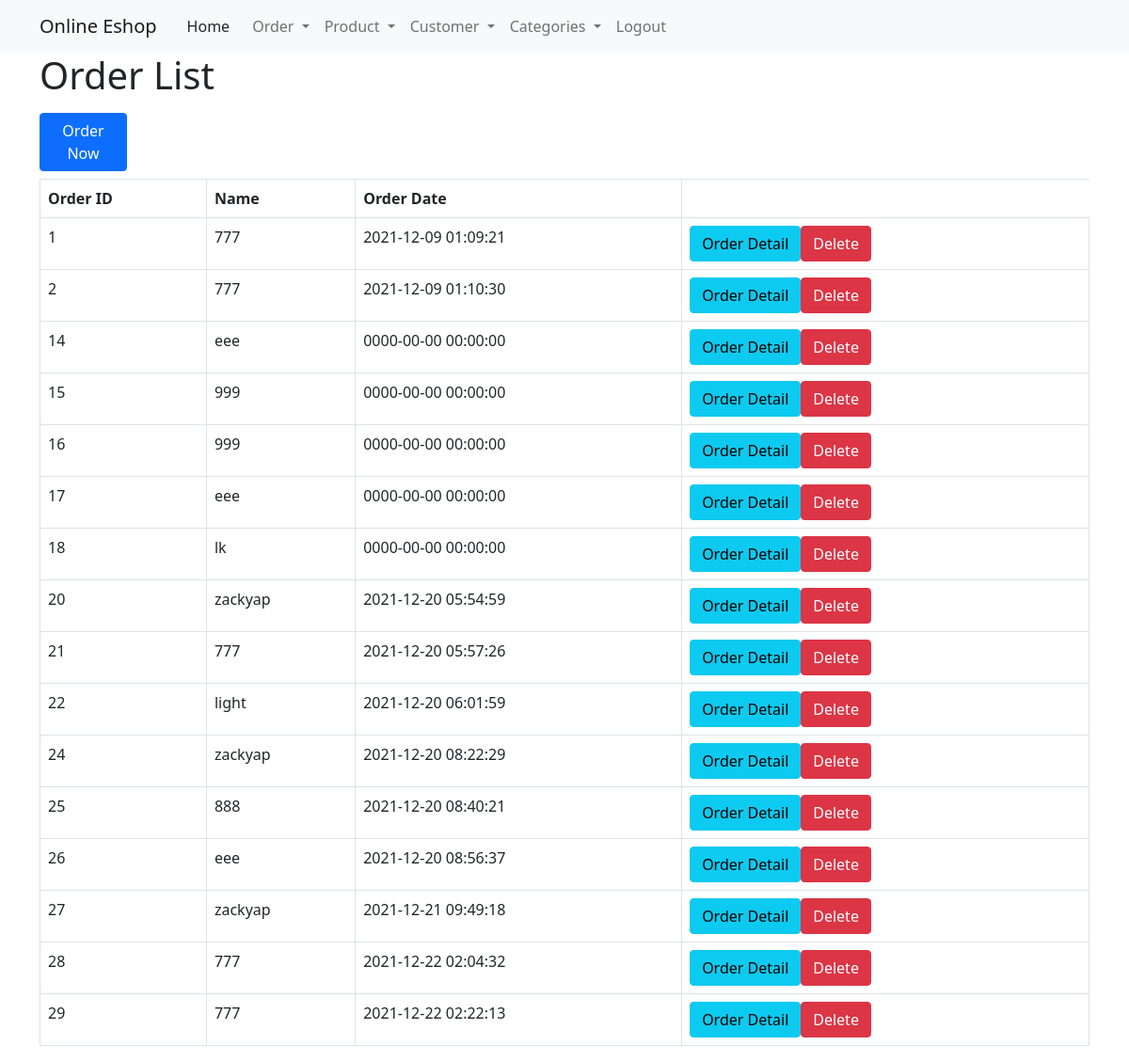
Before: /eshop/order_list.php (signed in) with the older database file.
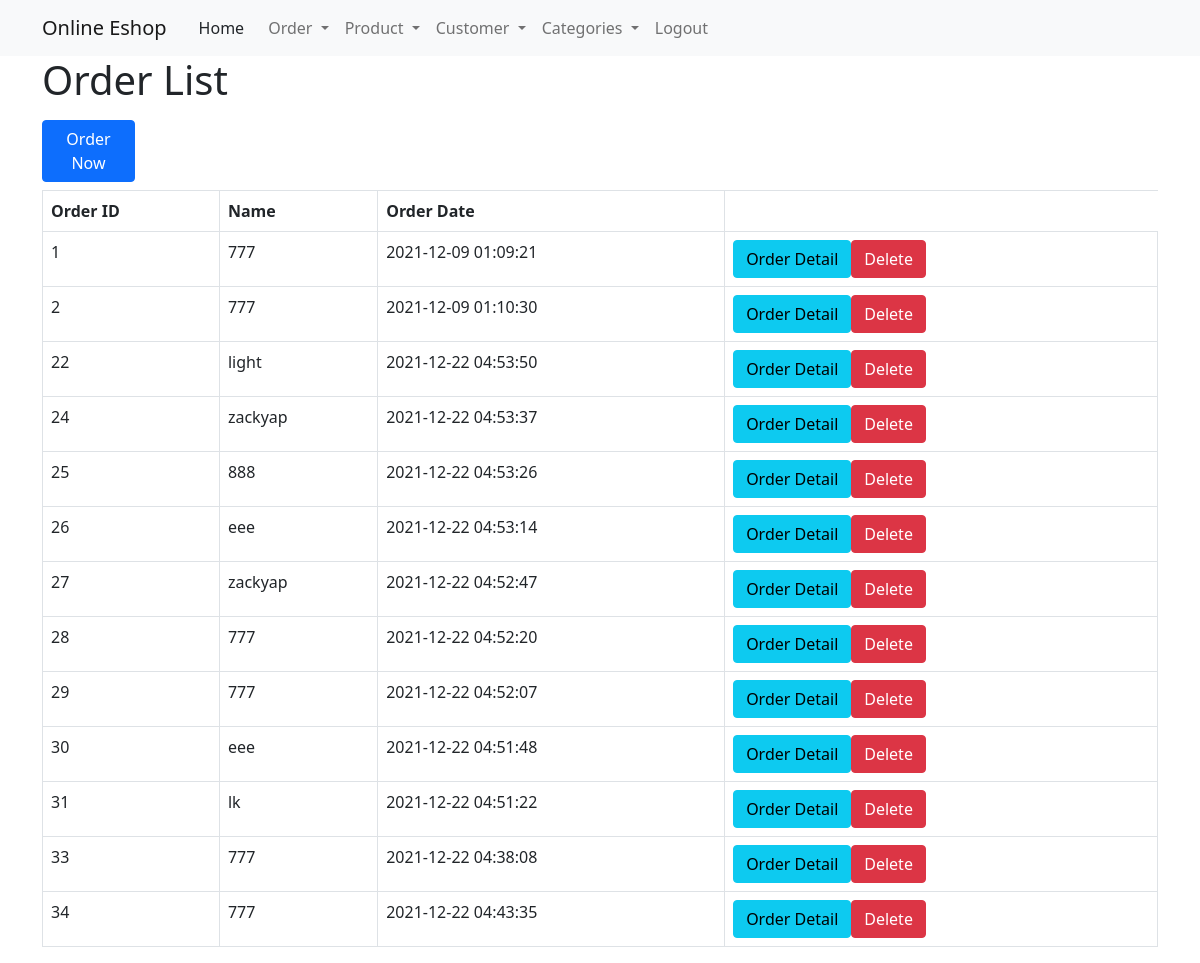
After: the same page with the newer database file.
### tables this page shows
CREATE TABLE `orders` (
  `order_id` int(11) NOT NULL,
  `customer` varchar(128) NOT NULL,
  `product_id` int(11) NOT NULL,
  `quantity` int(11) NOT NULL,
  `total_amount` decimal(9,2) NOT NULL,
  `order_date` timestamp NOT NULL DEFAULT current_timestamp() ON UPDATE current_timestamp()
);

### eshop/order_list.php (the view, shortened to what this page needs)
<!DOCTYPE HTML>
<html>
<head>
    <link href="https://cdn.jsdelivr.net/npm/bootstrap@5.1.3/dist/css/bootstrap.min.css" rel="stylesheet">
</head>
<?php
include 'config/nav.php';
?>
<body>
    <div class="container">
    <h1>Order List</h1>
        <td>
            <?php
            echo "<a href='order.php' class='btn btn-primary m-b-1em col-1 my-2'>Order Now</a>";
            ?>
        </td>
        <?php
        include 'config/database.php';
        $query = "SELECT orders.order_id, customer, order_date
        FROM orders ORDER BY orders.order_id ASC";
        $stmt = $con->prepare($query);
        $stmt->execute();
        $num = $stmt->rowCount();
        if ($num > 0) {
            echo "<table class='table table-hover table-responsive table-bordered'>";
            echo "<tr>";
            echo "<th>Order ID</th>";
            echo "<th>Name</th>";
            echo "<th>Order Date</th>";
            echo "</tr>";
            while ($row = $stmt->fetch(PDO::FETCH_ASSOC)) {
                extract($row);
                echo "<tr>";
                echo "<td>{$order_id}</td>";
                echo "<td>{$customer}</td>";
                echo "<td>{$order_date}</td>";
                echo "<td>";
                echo "<a href='read_order.php?order_id={$order_id}' class='btn btn-info m-r-1em'> Order Detail </a>";
                echo "<a href='#' onclick='delete_user(\"{$order_id}\");'  class='btn btn-danger'>Delete</a>";
                echo "</td>";
                echo "</tr>";
            }
            echo "</table>";
        }
        else {
            echo "<div class='alert alert-danger'>No records found.</div>";
        }
        ?>
    </div>
</body>
</html>

### eshop/config/nav.php (shortened to what this page needs)
<!DOCTYPE HTML>
<html>
<head>
    <link href="https://cdn.jsdelivr.net/npm/bootstrap@5.1.3/dist/css/bootstrap.min.css" rel="stylesheet">
</head>
<body>
    <nav class="navbar navbar-expand-lg navbar-light bg-light">
        <div class="container">
            <a class="navbar-brand" href="#">Online Eshop</a>
            <div class="collapse navbar-collapse" id="navbarNavDropdown">
                <ul class="navbar-nav">
                <li class="nav-item dropdown">
                    <a class="dropdown-item mt-1" href="home.php">Home</a>
                    </li>
                    <li class="nav-item dropdown">
                        <a class="nav-link dropdown-toggle" href="#" id="navbarDropdownMenuLink" role="button" data-bs-toggle="dropdown" aria-expanded="false">
                            Order
                        </a>
                    </li>
                    <li class="nav-item dropdown">
                        <a class="nav-link dropdown-toggle" href="#" id="navbarDropdownMenuLink" role="button" data-bs-toggle="dropdown" aria-expanded="false">
                            Product
                        </a>
                    </li>
                    <li class="nav-item dropdown">
                        <a class="nav-link dropdown-toggle" href="#" id="navbarDropdownMenuLink" role="button" data-bs-toggle="dropdown" aria-expanded="false">
                            Customer
                        </a>
                    </li>
                    <li class="nav-item dropdown">
                        <a class="nav-link dropdown-toggle" href="#" id="navbarDropdownMenuLink" role="button" data-bs-toggle="dropdown" aria-expanded="false">
                            Categories
                        </a>
                    </li>
                    <li class="nav-item">
                        <a class="nav-link" href="logout.php" id="navbarDropdownMenuLink" role="button">
                            Logout
                        </a>
                    </li>
                </ul>
            </div>
        </div>
    </nav>
</body>
</html>

Changed rows visible on the page:
removed orders: order_id "14", customer "eee", order_date "0000-00-00 00:00:00"
removed orders: order_id "15", customer "999", order_date "0000-00-00 00:00:00"
removed orders: order_id "16", customer "999", order_date "0000-00-00 00:00:00"
removed orders: order_id "17", customer "eee", order_date "0000-00-00 00:00:00"
removed orders: order_id "18", customer "lk", order_date "0000-00-00 00:00:00"
removed orders: order_id "20", customer "zackyap", order_date "2021-12-20 05:54:59"
removed orders: order_id "21", customer "777", order_date "2021-12-20 05:57:26"
changed orders "light": order_date "2021-12-20 06:01:59" → "2021-12-22 04:53:50"
changed orders id 24: order_date "2021-12-20 08:22:29" → "2021-12-22 04:53:37"
changed orders id 25: order_date "2021-12-20 08:40:21" → "2021-12-22 04:53:26"
changed orders id 26: order_date "2021-12-20 08:56:37" → "2021-12-22 04:53:14"
changed orders id 27: order_date "2021-12-21 09:49:18" → "2021-12-22 04:52:47"
changed orders id 28: order_date "2021-12-22 02:04:32" → "2021-12-22 04:52:20"
changed orders id 29: order_date "2021-12-22 02:22:13" → "2021-12-22 04:52:07"
added orders: order_id "30", customer "eee", order_date "2021-12-22 04:51:48"
added orders: order_id "31", customer "lk", order_date "2021-12-22 04:51:22"
added orders: order_id "33", customer "777", order_date "2021-12-22 04:38:08"
added orders: order_id "34", customer "777", order_date "2021-12-22 04:43:35"
